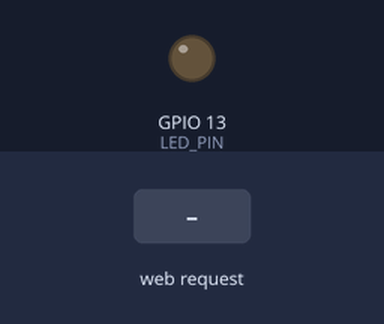
The sketch below on a simulated ESP32. On the bench: output pins drawn as LEDs (lit = HIGH). The test bench sets the inputs (shaded band). WiFi joins after 1.5 s; servers stay silent unless stated; what the sketch prints to the serial monitor is not drawn.

Above: at 2.7 s.
2.8 s: HTTP request GET /toggle received
At 3.1 s:
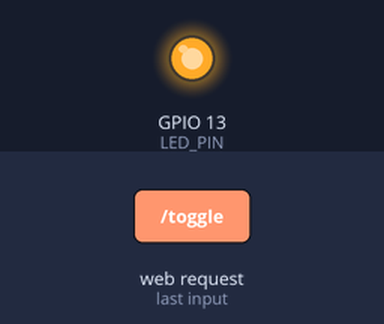
Timing chart, 0 to 5.8 s (numbered marks = the images above; inputs shaded):
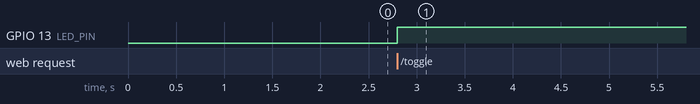

Measured:
- after the input at 2.8 s, GPIO 13 (LED_PIN): LOW → HIGH at once

The sketch:

wifi_led.ino
```cpp
#include <WiFi.h>
#include <WiFiClient.h>
#include <WiFiServer.h>
#include <WiFiUdp.h>

#include <WiFi.h>
#include <WebServer.h>

// ─── Config ───────────────────────────────────────
const char* ssid     = "NARGIZA";
const char* password = "1122334455";

const int LED_PIN = 13;
bool ledState = false;

WebServer server(80);

// ─── HTML Page ────────────────────────────────────
const char* htmlPage = R"rawliteral(
<!DOCTYPE html>
<html>
<head>
  <meta charset="UTF-8">
  <meta name="viewport" content="width=device-width, initial-scale=1">
  <title>LED Control</title>
  <style>
    * { margin: 0; padding: 0; box-sizing: border-box; }
    body {
      background: #ffffff;
      display: flex;
      flex-direction: column;
      align-items: center;
      justify-content: center;
      height: 100vh;
      font-family: sans-serif;
      gap: 24px;
    }
    p {
      font-size: 13px;
      color: #aaa;
      letter-spacing: 0.08em;
      text-transform: uppercase;
    }
    button {
      width: 120px;
      height: 120px;
      border-radius: 50%;
      border: 2px solid #e0e0e0;
      background: #f0f0f0;
      color: #999;
      font-size: 16px;
      font-weight: 600;
      cursor: pointer;
      letter-spacing: 0.06em;
      transition: all 0.2s;
    }
    button.on {
      background: #1a1a1a;
      border-color: #1a1a1a;
      color: #fff;
    }
  </style>
</head>
<body>
  <p id="label">LED OFF</p>
  <button id="btn" onclick="toggle()">OFF</button>

  <script>
    let state = false;

    async function toggle() {
      const res = await fetch('/toggle');
      const json = await res.json();
      state = json.state;
      document.getElementById('btn').className = state ? 'on' : '';
      document.getElementById('btn').textContent = state ? 'ON' : 'OFF';
      document.getElementById('label').textContent = state ? 'LED ON' : 'LED OFF';
    }

    // Sync state on page load
    fetch('/state')
      .then(r => r.json())
      .then(json => {
        state = json.state;
        document.getElementById('btn').className = state ? 'on' : '';
        document.getElementById('btn').textContent = state ? 'ON' : 'OFF';
        document.getElementById('label').textContent = state ? 'LED ON' : 'LED OFF';
      });
  </script>
</body>
</html>
)rawliteral";

// ─── Routes ───────────────────────────────────────
void handleRoot() {
  server.send(200, "text/html", htmlPage);
}

void handleToggle() {
  ledState = !ledState;
  digitalWrite(LED_PIN, ledState ? HIGH : LOW);
  String json = "{\"state\":" + String(ledState ? "true" : "false") + "}";
  server.send(200, "application/json", json);
}

void handleState() {
  String json = "{\"state\":" + String(ledState ? "true" : "false") + "}";
  server.send(200, "application/json", json);
}

// ─── Setup ────────────────────────────────────────
void setup() {
  Serial.begin(115200);
  pinMode(LED_PIN, OUTPUT);
  digitalWrite(LED_PIN, LOW);

  WiFi.begin(ssid, password);
  Serial.print("Connecting to WiFi");
  while (WiFi.status() != WL_CONNECTED) {
    delay(500);
    Serial.print(".");
  }
  Serial.println("\nConnected!");
  Serial.print("IP Address: ");
  Serial.println(WiFi.localIP());  // <-- open this IP in your browser

  server.on("/",       handleRoot);
  server.on("/toggle", handleToggle);
  server.on("/state",  handleState);
  server.begin();
}

// ─── Loop ─────────────────────────────────────────
void loop() {
  server.handleClient();
}
```
